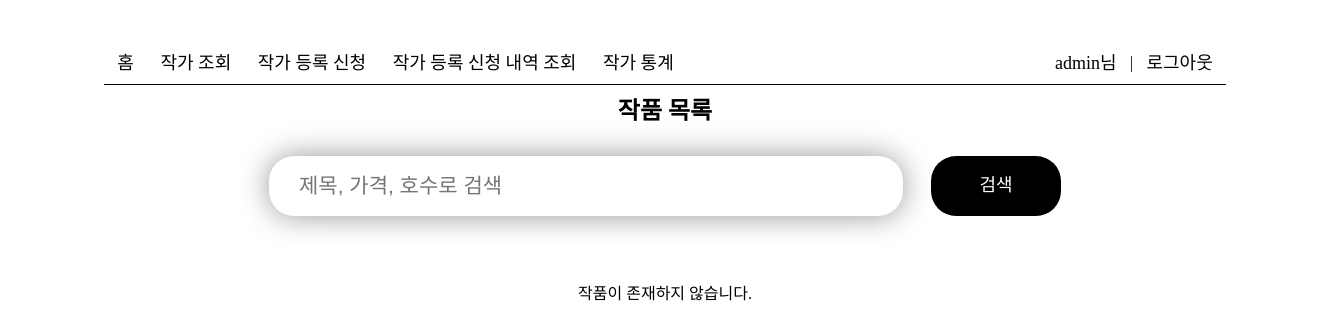
The page / (signed in) on the database as committed earlier.
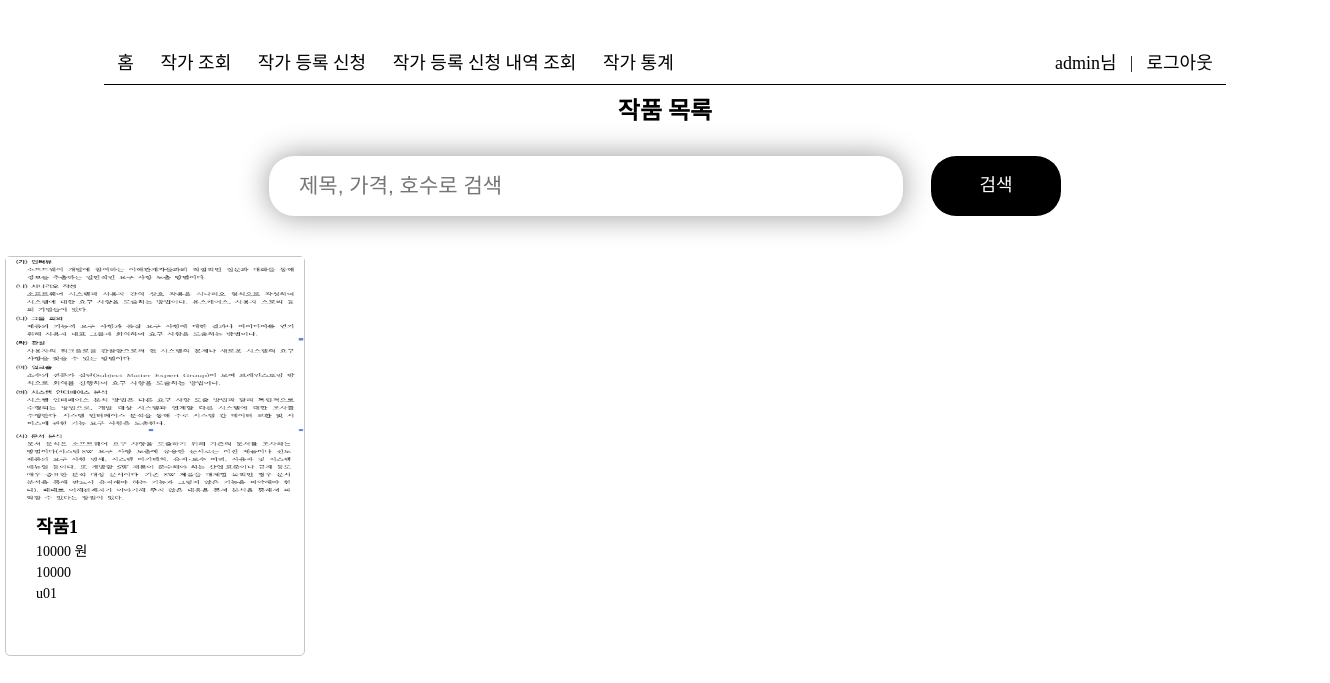
The same page on the database as committed later.
### posts/models.py (models this page shows, shortened)
class Artwork(models.Model):
    artist = models.ForeignKey(Artist, on_delete=models.CASCADE)  # 작가와 1:N 관계
    title = models.CharField(max_length=64)
    price = models.DecimalField(max_digits=10, decimal_places=2)
    hoosu = models.PositiveIntegerField()  # 호수 (1 이상 500 이하의 숫자)
    created_at = models.DateTimeField(auto_now_add=True)
    artwork_image = models.ImageField(upload_to='artwork_images/', blank=True, null=True)  # 작품 이미지

class Artist(models.Model):
    GENDER_CHOICES = [
        ('M', '남자'),
        ('F', '여자'),
    ]
    STATUS_CHOICES = [
        ('P', '대기중'),  # Pending
        ('A', '승인됨'),  # Approved
        ('R', '거부됨'),  # Rejected
    ]
    user = models.OneToOneField(User, on_delete=models.CASCADE)  # 사용자와 1:1 관계
    name = models.CharField(max_length=16)
    gender = models.CharField(max_length=1, choices=GENDER_CHOICES)
    birth_date = models.DateField()
    email = models.EmailField(unique=True)
    profile_image = models.ImageField(upload_to='artist_images/', blank=True, null=True)  # 작가 프로필 이미지
    contact = models.CharField(max_length=100, blank=True, null=True)
    status = models.CharField(max_length=1, choices=STATUS_CHOICES, default='P')  # 작가 상태

### posts/views.py (the view)
# urls.py: 2. Add a URL to urlpatterns:  path('', views.home, name='home')
def home(request):
    artworks = Artwork.objects.all().order_by('-id')
    return render(request, 'posts/index.html', {'artworks': artworks})

### posts/templates/posts/index.html (shortened to what this page needs)
<!DOCTYPE html>
<html lang="ko">
<head>
    {% load static %}
    <link rel="stylesheet" href="{% static 'posts/css/style.css' %}">
</head>
<body>
    {% include 'posts/header.html' %}
    <main>
        <section class="mt20">
            <div class="container cc">
                <h1 class="tc">작품 목록</h1>
                <form method="GET" action="{% url 'artwork_list' %}" class="search-form mt4">
                    <input type="text" name="q" placeholder="제목, 가격, 호수로 검색" value="{{ request.GET.q }}">
                    <button type="submit">검색</button>
                </form>
                {% if artworks %}
                <ul class="artwork_list mt6">
                    {% for artwork in artworks %}
                    <li>
                        <img src="{{ artwork.artwork_image.url }}" alt="artwork_img" width="300" height="250">
                        <div>
                            <p>{{ artwork.title }}</p>
                            <p>{{ artwork.price|floatformat:0 }} 원</p>
                            <p>{{ artwork.hoosu }}</p>
                            <p>{{ artwork.artist.name }}</p>
                        </div>
                    </li>
                    {% endfor %}
                </ul>
                {% endif %}
                {% if not artworks %}
                <p class="mt10">작품이 존재하지 않습니다.</p>
                {% endif %}
            </div>
        </section>
    </main>
</body>
</html>

Rows that differ between the two databases and show on the page:
added Artwork: artwork_image (picture), title "작품1", price "10000", hoosu "10000", artist.name "u01"
Other text that changed with them:
text no longer shown: "작품이 존재하지 않습니다."
